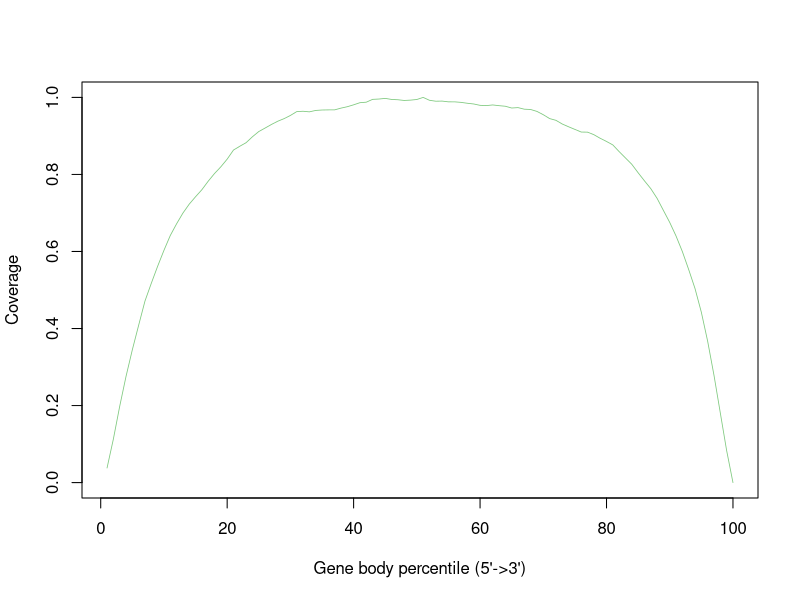

Recreate this plot in R.
C2.transcript.sorted <- c(0.03788554961631321,0.11286098278277769,0.19781636014318127,0.275459141485327,0.3447895942843367,0.4084918040279629,0.47134910138337105,0.5173828251359666,0.5614904705148107,0.6028989024507609,0.6413860296874854,0.671847615785989,0.6996521535931629,0.7229208798289962,0.7421208298745571,0.7603902497432271,0.7824394052975524,0.8024224684252217,0.8198550226903234,0.8397206027621071,0.8633787933749857,0.8732309546286876,0.8825523499668956,0.8978801872390226,0.9113917042800204,0.9204491650817184,0.9297496387798371,0.9381504819541198,0.9448553847956326,0.9531403542709597,0.9631193328507408,0.964043425599912,0.9625087428315219,0.9661642361621858,0.9672766236721598,0.9676149104988331,0.9676831472326625,0.9721742186813509,0.9758284245264709,0.980750803632383,0.9862799103008821,0.9875780176005712,0.9949215132718838,0.9957706099881197,0.9974720221344515,0.9947431965240465,0.993937874316305,0.9920806764191551,0.9929378199200407,0.9945755015319468,1.0,0.9925164902757826,0.9901265952348228,0.9904400979647751,0.9884724981822314,0.988454795256002,0.9870929574218874,0.9847838520988107,0.9829298729155207,0.9794176123516213,0.9787323481708532,0.9804302197319391,0.9785559626513318,0.9770489608221368,0.97246229357181,0.9735161004895342,0.9694058028904694,0.9686255866508349,0.9636237053125838,0.9550522703037275,0.9450256547588202,0.9405249271685522,0.9309222162389907,0.9237499561450236,0.9169423763313808,0.91007685966826,0.9097784848934493,0.9032232522464209,0.8938484262581389,0.8856403840440629,0.8766099604387879,0.8592037996273373,0.8427764497006757,0.826270563155833,0.8043874932366775,0.7833931102142344,0.7631902089299354,0.737885646177729,0.7065910569322889,0.6753627731923623,0.6400348136091084,0.599613239342597,0.5529206448628844,0.5036485730958652,0.4421515042176417,0.36671257625535475,0.27842550817859096,0.18075363610057965,0.08309560449216581,0.0)


pdf("human.geneBodyCoverage.curves.pdf")
x=1:100
icolor = colorRampPalette(c("#7fc97f","#beaed4","#fdc086","#ffff99","#386cb0","#f0027f"))(1)
plot(x,C2.transcript.sorted,type='l',xlab="Gene body percentile (5'->3')", ylab="Coverage",lwd=0.8,col=icolor[1])
dev.off()
